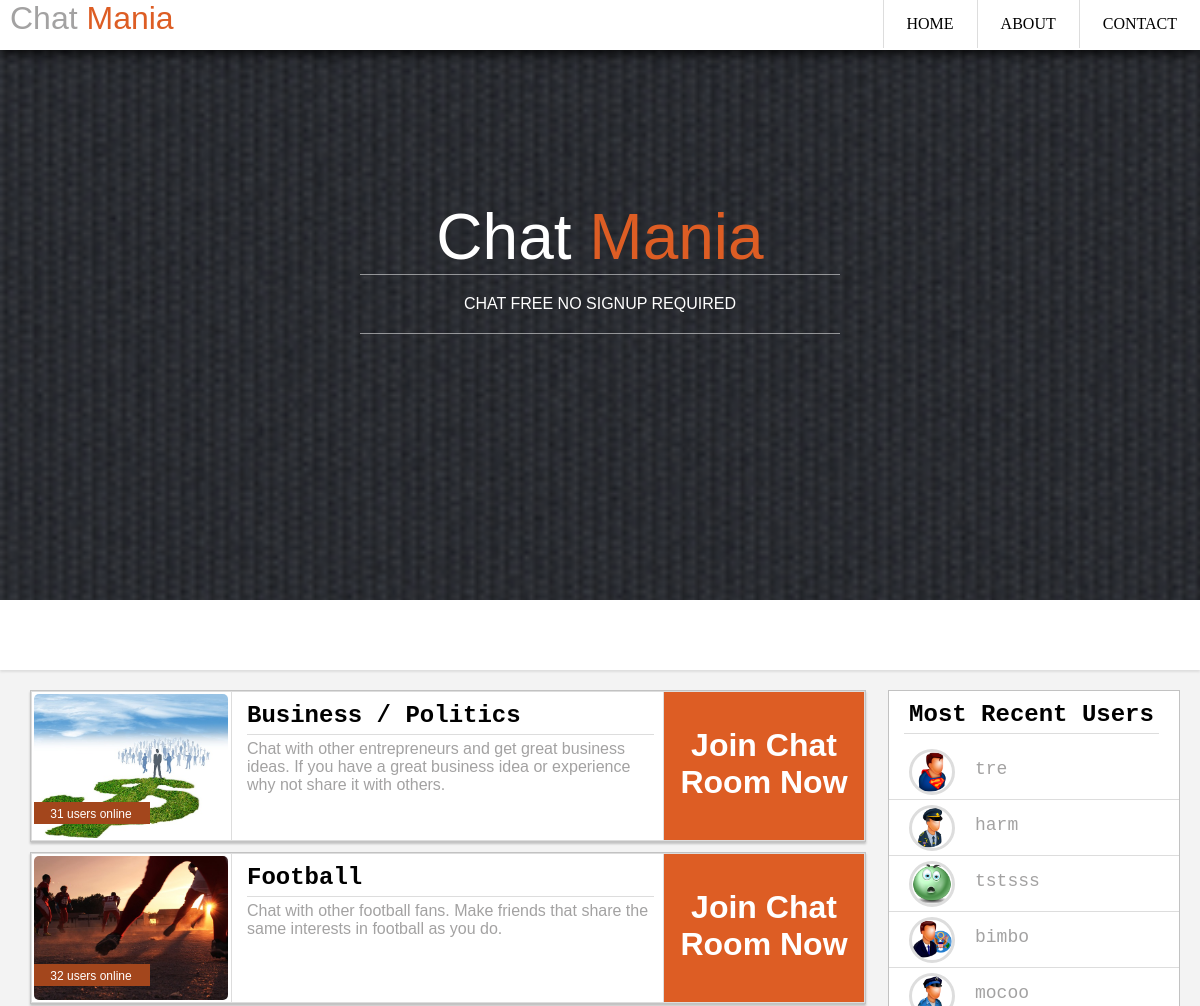
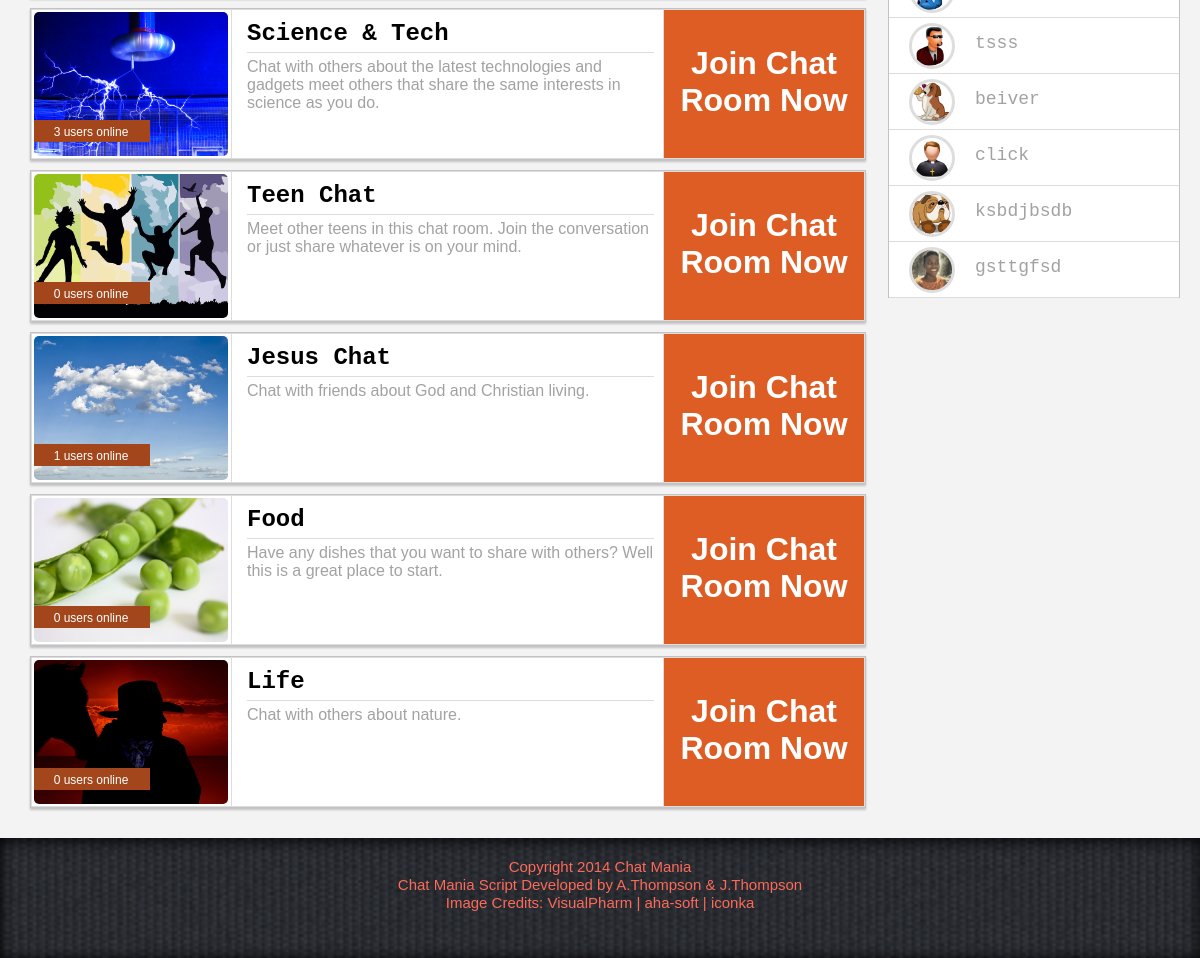
/chatmania.php, run on the app's committed database (2 pictures, top to bottom).
### tables this page shows
CREATE TABLE IF NOT EXISTS `settings` (
  `id` int(11) NOT NULL,
  `SiteTitle` varchar(100) DEFAULT NULL,
  `SiteDescription` text,
  `SiteBackground` varchar(200) DEFAULT NULL,
  `About` text,
  `Contact` text,
  `AdsCode` text NOT NULL,
  `AdsCodeH` text NOT NULL,
  UNIQUE KEY `SiteTitle` (`SiteTitle`)
);

CREATE TABLE IF NOT EXISTS `users` (
  `Name` varchar(100) DEFAULT NULL,
  `Password` varchar(100) NOT NULL,
  `Sex` varchar(2) NOT NULL,
  `LoginDate` datetime NOT NULL,
  `lastDetected` datetime DEFAULT NULL,
  `Image` varchar(100) DEFAULT NULL,
  `CurrentRoom` int(11) NOT NULL,
  UNIQUE KEY `Name` (`Name`)
);

### sitedata.php (called while the page is built, shortened)
<?php
include 'config.php';
$roomName = array();
$roomDescription = array();
$roomId = array();
$results = mysql_query('SELECT * FROM settings');
while($row = mysql_fetch_array($results)){
	$t = explode("#", $row['SiteTitle']);
	$siteTitle1 = $t[0];
	$siteTitle2 = $t[1];
	$siteDescription = $row['SiteDescription'];
}
$results = mysql_query('SELECT * FROM chatrooms');
while($row = mysql_fetch_array($results)){
	$roomName[] = $row['Name'];
	$roomDescription[] = $row['Description'];
	$roomId[] = $row['id'];
}
?>

### config.php (called while the page is built)
<?php
$dbHost = "localhost";
$dbName = "chatmania3";
$dbUsername = "root";
$dbPassword = "";
?>

### startdb.php (called while the page is built, shortened)
<?php
include 'config.php';
function startDB($query){
	$results = mysql_query($query);
	return $results;
}
?>

### chatmania.php (the view, shortened to what this page needs)
<?php
include 'sitedata.php';
include 'startdb.php';
?>
<!DOCTYPE html>
<html>
	<head>
		<link rel="stylesheet" type="text/css" href="chatmain.css" />
		<link rel="stylesheet" type="text/css" href="footer.css" />
	</head>
	<body>
		<div id='topNav'>
			<div id='siteTilleHolder'>
				<h1 id='siteTile'><?php echo $siteTitle1 . " <span id='st1'>" . $siteTitle2 ."</span>" ?></h1>
			</div>
			<div id='topLinksHolder'>
				<ul>
					<li>HOME</li>
					<li>ABOUT</li>
					<li>CONTACT</li>
				</ul>
			</div>
		</div>
		<div id='welcomeNav'>
			<div id='welcomeText'>
				<a><?php echo "<span id='wt1'>" . $siteTitle1 . "  </span> <span id='wt2'>" . $siteTitle2 ."</span>" ?></a>
				<a id='welcomeDescription'><?php echo $siteDescription ?></a>
			</div>
		</div>
		<div id='bottomNav'>
		</div>
		<div id='main'>
			<div id='right-sidebar'>
				<div id='leftBar'>
					<h2>Most Recent Users</h2>
					<div id="leftBarBottom">
						<?php
							$usersResult = startDB("SELECT * FROM users ORDER BY lastDetected DESC LIMIT 0, 10");
							while($row = mysql_fetch_array($usersResult)):
								$style = "background: url('images/avatars/". $row['Image'] . "');";
								$style .= "background-size: cover;";
								$style .= "background-position: center center;";
						?>
						<div class="recentUserBox">
							<div style="<?php echo $style; ?>" class="recentUserBoxImage">
							</div>
							<a class="recentUserBoxName"><?php echo $row['Name'] ?></a>
						</div>
						<?php endwhile; ?>
					</div>
				</div>
			</div>
			<div id='rightBar'>
				<?php for($i=0; $i<count($roomName); $i++): ?>
					<div class="chatRoomBox" id = "<?php echo 'room' . $i; ?>" onclick="window.location = 'chatroom.php?room=' + <?php echo $roomId[$i]; ?>;">
						<div class="chatRoomBoxIco">
							<div class="chatRoomIco">
								<div class="chatRoomIcoNumUsers">
									<a><?php
									$numResults = startDB("SELECT * FROM users WHERE CurrentRoom = "."'". $roomId[$i] ."';" );
									echo mysql_num_rows($numResults);
									 ?>
									 users online</a>
								</div>
							</div>
						</div>
						<div class="chatRoomBoxBtn">
							<h1>Join Chat Room Now</h1>
						</div>
						<div class="chatRoomBoxInfo">
							<div class="chatRoomInfo">
									<h2 class="chatRoomTitle"><?php echo $roomName[$i]; ?></h2>
									<a class="chatRoomText"><?php echo $roomDescription[$i]; ?></a>
							</div>
						</div>
					</div>
				<?php endfor; ?>
			</div>
		</div>
		<?php include 'footer.php' ?>
	</body>
</html>

### chatmain.css (style rules this page uses)
body { margin:0px; min-width: 1170px; }
#topNav { display:block; position:relative; float:left; width: 100%; height: 50px; top:0px; border-bottom: black; box-shadow: 0px 2px 12px black; padding-top: 0px; z-index:10; }
#welcomeNav { display: block; position:relative; float:left; width: 100%; height: 550px; z-index:0; }
#welcomeText { display:block; width:auto; margin-top: 150px; text-align: center; }
#wt1 { font-size:4em; font-weight: 100; color: white; font-family: raleway, arial; }
#wt2 { font-size:4em; font-weight: 100; color: #dd5d24; font-family: raleway, arial; }
#welcomeDescription { display:block; color:white; font-size:1em; font-weight: 50; font-family: sans-serif; text-transform: uppercase; border-top: 1px solid rgba(255,255,255,0.5); border-bottom: 1px solid rgba(255,255,255,0.5); width:40%; margin:0 auto; padding:20px 0px 20px 0px; }
#bottomNav { display:block; position:relative; float:left; width: 100%; height: 70px; top:0px; border-bottom: #ddd; box-shadow: 0px 2px 2px #dedede; z-index:10; text-align: center; }
#main { display:block; position:relative; float:left; width: 100%; min-width: 1170px; padding-bottom:20px; top:0px; background-color: #f3f3f3; }
#rightBar { display:block; position:relative; margin:20px 314px 0px 0px; }
#leftBar { display:block; position:relative; background-color: white; max-height: 612px; min-height: 500px; margin:0px 0px 0px 0px; border:1px solid #c2c2c2; }
#right-sidebar { display:block; float:right; position:relative; width:292px; margin:20px 20px 0px 0px; }
.chatRoomBox { display:block; position:relative; width:auto; height: 150px; margin:10px 20px 10px 30px; background-color: white; border:1px solid #c2c2c2; box-shadow: 0px 2px 2px #c2c2c2; transition: all ease-in-out 0.4s; }
.chatRoomBoxIco { display:block; position:relative; float:left; width:200px; height: 148px; background-color: white; border:1px solid #ddd; }
.chatRoomBoxInfo { display:block; position:relative; width:auto; margin-right: 190px; margin-left: 200px; height: 148px; background-color: white; border:1px solid #ddd; z-index: 0; }
.chatRoomBoxBtn { display:block; position:relative; float:right; width:200px; height: 148px; background-color: #dd5d24; border:1px solid #ddd; z-index: 10; text-align: center; transition: all ease-in-out 0.4s; }
.chatRoomIco { display:block; width:auto; height:144px; margin:2px 4px 2px 2px; border-radius: 5px; transition: all ease-in-out 0.4s; }
.chatRoomIcoNumUsers { display:block; position:absolute; text-align: center; background-color: #A3461C; width:110px; height:auto; top:110px; padding:2px 4px 2px 2px; transition: all ease-in-out 0.4s; }
.chatRoomIcoNumUsers a { color:white; font-family: arial; font-size: 12px; }
.chatRoomTitle { display:block; width:auto; padding:0px 0px 5px 0px; margin: 10px 20px 5px 15px; border-bottom: 1px solid #ddd; font-family: Courier; }
.chatRoomText { display:block; width:auto; margin: 0px 20px 0px 15px; font-family: Arial; color:#a3a2a2; }
.chatRoomBoxBtn h1 { color:white; font-family: Arial; margin-top: 35px; }
#leftBar h2 { display:block; width:auto; padding:0px 0px 5px 0px; margin: 10px 20px 15px 15px; border-bottom: 1px solid #ddd; font-family: Courier; text-align: center; }
#leftBarBottom { display:block; width: auto; }
.recentUserBox { display:block; border-bottom: 1px solid #ddd; width:auto; height:50px; margin: 5px 0px 0px 0px; }
.recentUserBoxImage { display:inline-block; float:left; width:40px; height: 40px; border-radius: 100%; border:3px solid #ddd; margin-left: 20px; }
.recentUserBoxName { display:inline-block; margin:10px 0px 0px 20px; color:#a3a2a2; font-family: Courier; font-size: 18px; }
#siteTilleHolder { display:inline; float:left; height:100%; text-align: left; }
#siteTilleHolder h1 { margin: 0px 0px 0px 10px; font-family: impact, arial; color:#a3a2a2; font-weight: 100; }
#siteTilleHolder #st1 { color: #dd5d24; }
#topLinksHolder { display:inline; height:100%; float: right; }
#topLinksHolder ul { list-style:none; margin:0px 0px 0px 0px; }
#topLinksHolder li { float:left; padding:15px 23px 15px 23px; border-left:1px solid #ddd; transition: all ease-in-out 0.4s; }

### data on the page
settings: SiteTitle "Chat", SiteTitle "Mania", SiteDescription "CHAT FREE NO SIGNUP REQUIRED"
users: Image (picture), Name "tre"
users: Image (picture), Name "harm"
users: Image (picture), Name "tstsss"
users: Image (picture), Name "bimbo"
users: Image (picture), Name "mocoo"
users: Image (picture), Name "tsss"
users: Image (picture), Name "beiver"
users: Image (picture), Name "click"
users: Image (picture), Name "ksbdjbsdb"
users: Image (picture), Name "gsttgfsd"

### other printed values
mysql_num_rows($numResults) "31"
$roomName[$i] "Business / Politics"
$roomDescription[$i] "Chat with other entrepreneurs and get great business ideas. If you have a great business idea or experience why not share it with others."
mysql_num_rows($numResults) "32"
$roomName[$i] "Football"
$roomDescription[$i] "Chat with other football fans. Make friends that share the same interests in football as you do."
mysql_num_rows($numResults) "3"
$roomName[$i] "Science & Tech"
$roomDescription[$i] "Chat with others about the latest technologies and gadgets meet others that share the same interests in science as you do."
mysql_num_rows($numResults) "0"
$roomName[$i] "Teen Chat"
$roomDescription[$i] "Meet other teens in this chat room. Join the conversation or just share whatever is on your mind."
mysql_num_rows($numResults) "1"
$roomName[$i] "Jesus Chat"
$roomDescription[$i] "Chat with friends about God and Christian living."
